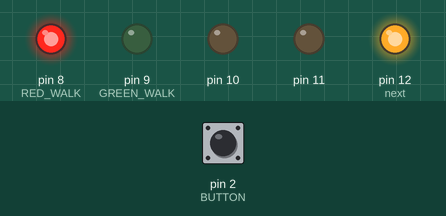
Recording of a sketch running on a simulated Arduino Uno, built with avr-gcc and run on an emulated ATmega328P. On the bench: output pins drawn as LEDs (lit = HIGH). The inputs (shaded band) are chosen by the test bench; at power-on: pin 2 (BUTTON) LOW.

Above: at 1.2 s.
1.3 s: pin 2 (BUTTON) pulled HIGH for 0.15 s
At 3.0 s:
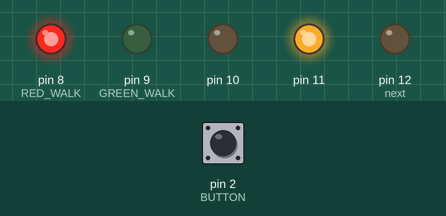
At 6.1 s:
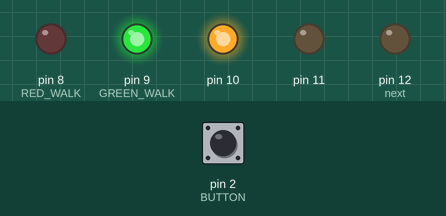
Timing chart, 0 to 15.7 s (numbered marks = the images above; inputs shaded):
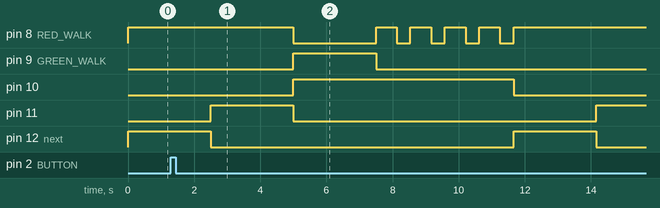

The sketch:

stop_light.ino
```cpp
/**
 * Traffic light with cross walk simulator.
 *
 * Example wiring can be found at http://fritzing.org/projects/digital-inputoutput-traffic-light/
 *
 * By Joshua Shanks
 */
// Define which light is connected to which pin
const int RED_TRAFFIC = 10;
const int YELLOW_TRAFFIC = 11;
const int GREEN_TRAFFIC = 12;
const int RED_WALK = 8;
const int GREEN_WALK = 9;

// Define which pin the button is wired to
const int BUTTON = 2;

int traffic_timer = 2500;
int walk_timer = 2500;
// default so that green is the first cycle
int currentTrafficLight = RED_TRAFFIC;

// crosswalk interrupt var
volatile boolean needsWalk = false;

void setup() {
  // set all lights to output
  for(int pin = 8; pin < 13; pin++) {
    pinMode(pin, OUTPUT);
  }
  // set button to input
  pinMode(BUTTON, INPUT);
  // fire when button is pressed
  // interrupt 0 is actually pin 2
  attachInterrupt(0, buttonPress, CHANGE);
  digitalWrite(RED_WALK, HIGH);
}

// called when button is pressed
void buttonPress() {
  needsWalk = true;
}

/**
 * Cycles traffic light from green -> yellow -> red -> green ...
 *
 * Returns the pin of the current light
 */
int cycleTrafficLight(int current) {
  int next = current - 1;
  if(next < RED_TRAFFIC) {
    next = GREEN_TRAFFIC;
  }
  digitalWrite(current, LOW);
  digitalWrite(next, HIGH);
  return next;
}

/**
 * Crosswalk pattern
 */
void crosswalk() {
  digitalWrite(GREEN_WALK, HIGH);
  digitalWrite(RED_WALK, LOW);
  delay(walk_timer);
  digitalWrite(GREEN_WALK, LOW);
  // flash red walk
  for(int i = 0; i < 4; i ++) {
    digitalWrite(RED_WALK, HIGH);
    delay(walk_timer / 4);
    digitalWrite(RED_WALK, LOW);
    delay(walk_timer / 6);
  }
  digitalWrite(RED_WALK, HIGH);
  needsWalk = false;
}

void loop() {
  // cycle traffic light
  currentTrafficLight = cycleTrafficLight(currentTrafficLight);
  // if traffic light is red and the button was pressed do crosswalk signal
  if(currentTrafficLight == RED_TRAFFIC && needsWalk) {
    crosswalk();
  } else {
    delay(traffic_timer);
  }
}
```

Measured:
- after the input at 1.3 s, pin 8 (RED_WALK): HIGH → LOW after 3.7 s, then repeats every 1.0 s: HIGH 0.63 s, LOW 0.42 s, until it stays HIGH from 11.7 s; pin 9 (GREEN_WALK): LOW → HIGH after 3.7 s, → LOW 2.5 s later
